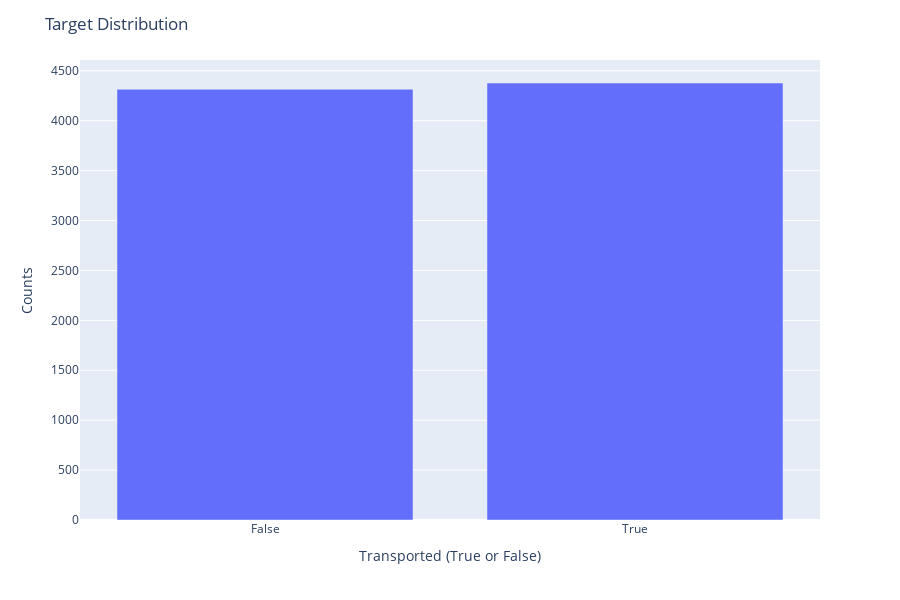

Notebook code cell kept with this figure:
### Markdown cell above
Since we are interested in the `Transported` people, it makes sense that should look at the numbers:

### Code cell
import plotly.express as px

target_cnt = train_df.groupby(['Transported'])['PassengerId'].count()

fig = px.bar(x=target_cnt.index.astype(str).values,
                y=target_cnt.values,height=600)

# Setting layouts
fig.update_layout(title = dict(text="Target Distribution"),
                  xaxis = dict(title="Transported (True or False)"),
                  yaxis = dict(title='Counts'))

fig.show()

### Figure 1 — Plotly figure (JSON) as saved in the notebook; plotly's stock layout.template omitted (floating-point values rounded to 4 significant figures)
{"data": [{"alignmentgroup": "True", "hovertemplate": "x=%{x}<br>y=%{y}<extra></extra>", "legendgroup": "", "marker": {"color": "#636efa", "pattern": {"shape": ""}}, "name": "", "offsetgroup": "", "orientation": "v", "showlegend": false, "textposition": "auto", "type": "bar", "x": ["False", "True"], "xaxis": "x", "y": [4315, 4378], "yaxis": "y"}], "layout": {"barmode": "relative", "height": 600, "legend": {"tracegroupgap": 0}, "margin": {"t": 60}, "title": {"text": "Target Distribution"}, "xaxis": {"anchor": "y", "domain": [0, 1], "title": {"text": "Transported (True or False)"}}, "yaxis": {"anchor": "x", "domain": [0, 1], "title": {"text": "Counts"}}}}
